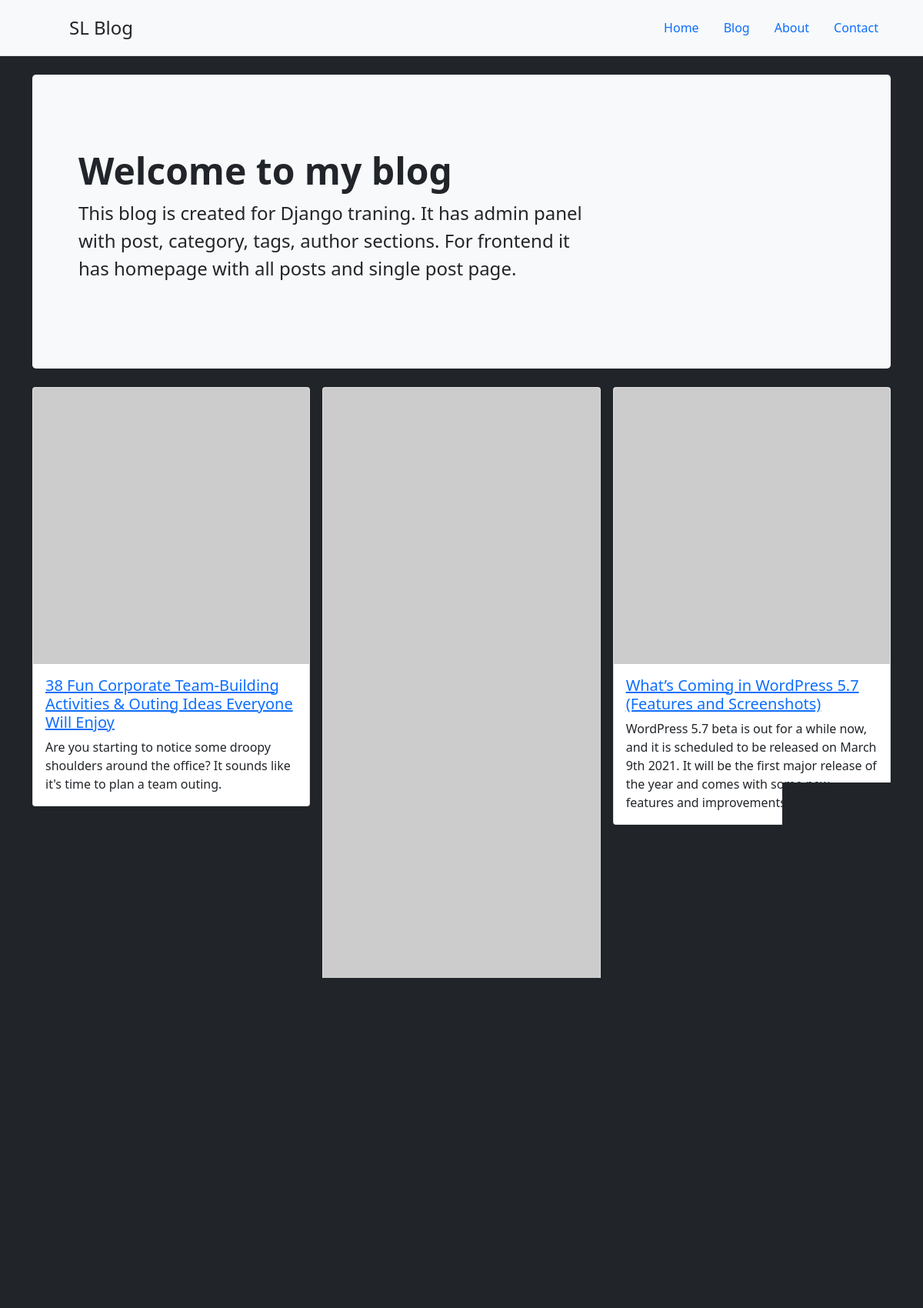
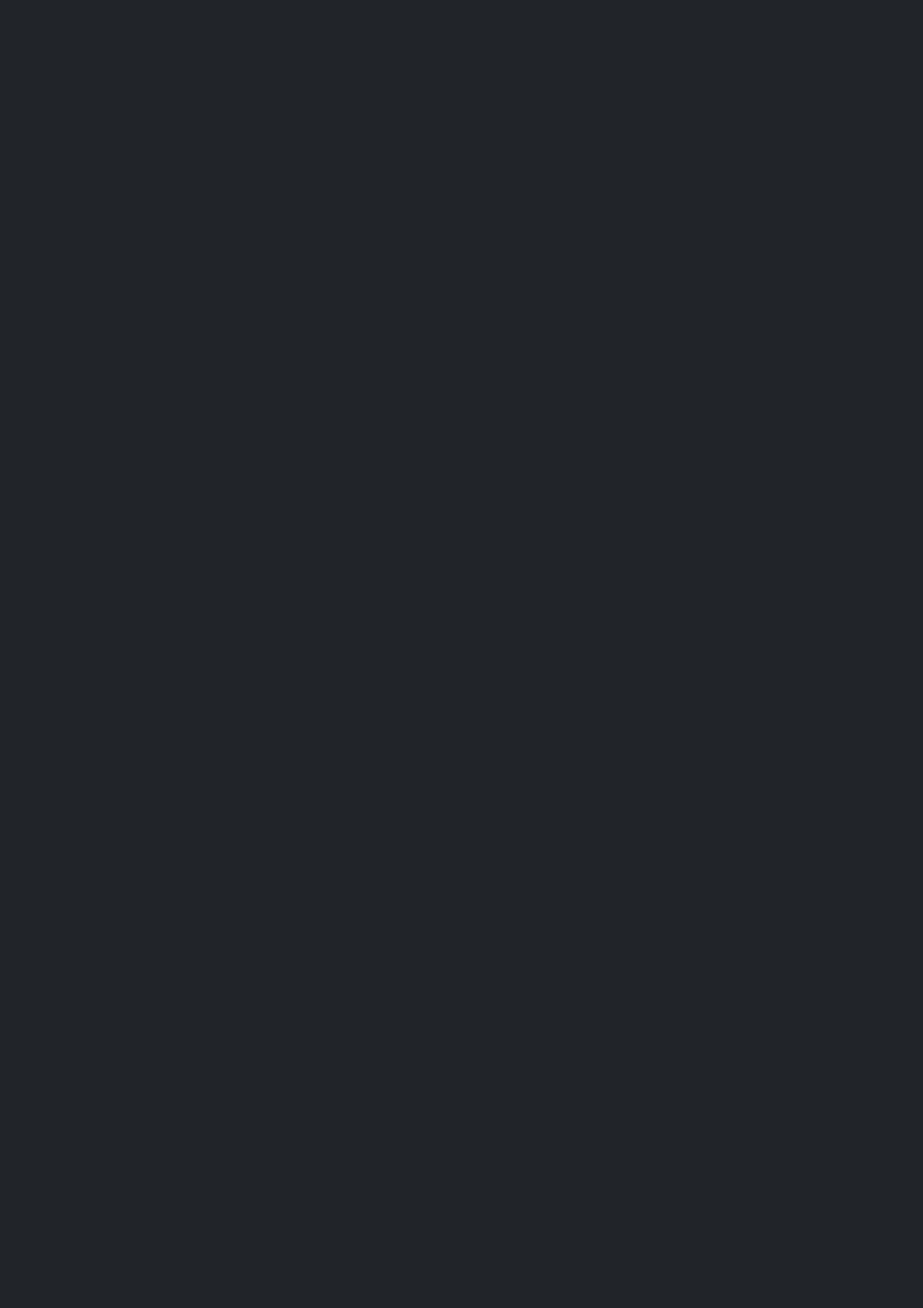
The page / (upper part) on the database its author committed (2 pictures, top to bottom).
### blog/models.py (models this page shows, shortened)
class Post(models.Model):
    title = models.CharField(max_length=255)
    slug = models.SlugField(blank=True, unique=True, null=True)
    excerpt = models.CharField(max_length=255)
    content = models.TextField()
    thumbnail = models.CharField(max_length=100)
    author = models.ForeignKey(Author, related_name="posts", on_delete=models.CASCADE)
    category = models.ManyToManyField(Category, related_name="posts")
    def get_absolute_url(self):
        return reverse('post', args=[str(self.slug)])

### blog/views.py (the view)
# urls.py: path('', views.home, name='home'),
def home(request):
    posts = Post.objects.all()
    return render(request, 'blog/index.html', {
        'posts': posts
    })

### blog/templates/blog/index.html (shortened to what this page needs)
{% extends 'base.html' %}
{% block content %}
<div class="p-5 mb-4 bg-light rounded-3">
  <div class="container-fluid py-5">
    <h1 class="display-5 fw-bold">Welcome to my blog</h1>
    <p class="col-md-8 fs-4">
      This blog is created for Django traning. It has admin panel with post, category, tags, author sections.
      For frontend it has homepage with all posts and single post page.
    </p>
  </div>
</div>
<div class="row row-cols-1 row-cols-sm-2 row-cols-md-3 g-3">
    {% for post in posts %}
  <div class="col">
    <div class="card shadow-sm">
    <a href="{{ post.get_absolute_url }}">
        <img src="{{ post.thumbnail }}" class="card-img-top" alt="{{ post.title }}">
    </a>
      <div class="card-body">
        <a href="{{ post.get_absolute_url }}">
            <h5 class="card-title">{{ post.title }}</h5>
        </a>
        <p class="card-text">
            {{ post.excerpt }}
        </p>
      </div>
    </div>
  </div>
  {% endfor %}
</div>
{% endblock content %}

### templates/base.html (shortened to what this page needs)
<!DOCTYPE html>
<html lang="en">
<head>
    <link href="https://cdn.jsdelivr.net/npm/bootstrap@5.0.2/dist/css/bootstrap.min.css" rel="stylesheet">
</head>
<body class="bg-dark">
<header class="d-flex bg-light flex-wrap justify-content-center py-3 mb-4 border-bottom">
<div class="container">
            <div class="d-flex flex-wrap align-items-center justify-content-center justify-content-lg-start">
<a href="{% url 'home' %}" class="d-flex align-items-center mb-3 mb-md-0 me-md-auto text-dark text-decoration-none">
        <svg class="bi me-2" width="40" height="32"><use xlink:href="#bootstrap"/></svg>
        <span class="fs-4">SL Blog</span>
      </a>
      <ul class="nav nav-pills">
        <li class="nav-item"><a href="{% url 'home' %}" class="nav-link">Home</a></li>
        <li class="nav-item"><a href="#" class="nav-link">Blog</a></li>
        <li class="nav-item"><a href="#" class="nav-link">About</a></li>
        <li class="nav-item"><a href="#" class="nav-link">Contact</a></li>
      </ul>
</div>
</div>
    </header>
<div class="container">
    {% block content %}{% endblock content %}
</div>
</body>
</html>

### rows shown on the page
Post: title "38 Fun Corporate Team-Building Activities & Outing Ideas Everyone Will Enjoy", excerpt "Are you starting to notice some droopy shoulders around the office? It sounds like it's time to plan a team outing."
Post: title "What’s Coming in WordPress 5.7 (Features and Screenshots)", excerpt "WordPress 5.7 beta is out for a while now, and it is scheduled to be released on March 9th 2021. It will be the first major release of the year and comes with some new features and improvements."
